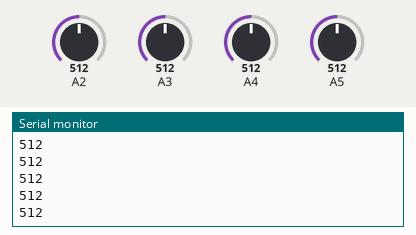
Bench run of a sketch on a simulated Arduino Uno, built with avr-gcc and run on an emulated ATmega328P. Shown: the last lines printed to the serial monitor. Inputs (shaded band) come from the test bench; at power-on: A2 = 512, A5 = 512, A3 = 512, A4 = 512.

Above: at 1.2 s.
1.3 s: A2 set to 716
At 2.3 s:
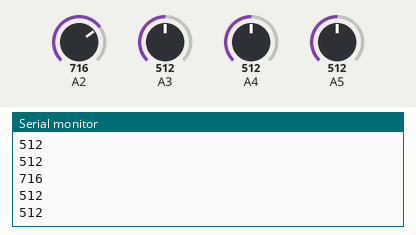
2.8 s: A5 set to 716
At 3.5 s:
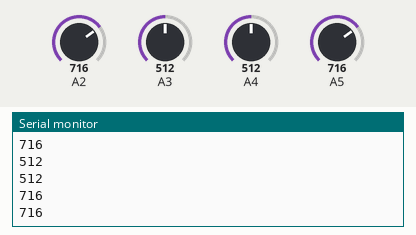
4.3 s: A3 set to 306
At 5.2 s:
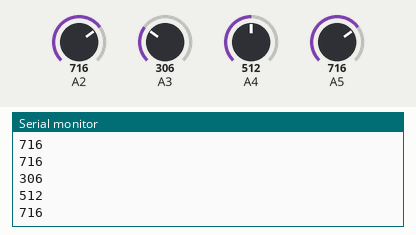
5.8 s: A4 set to 992
At 6.9 s:
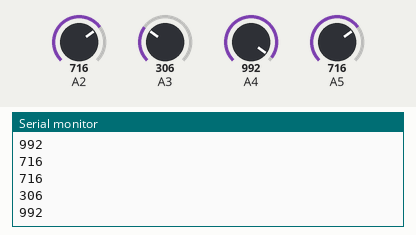
7.3 s: A3 set to 30
At 8.3 s:
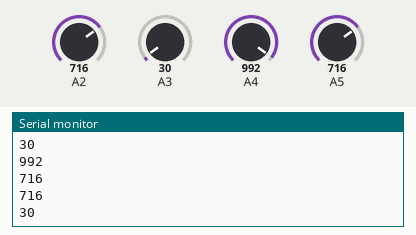
Timing chart, 0 to 9.8 s (numbered marks = the images above; inputs shaded):
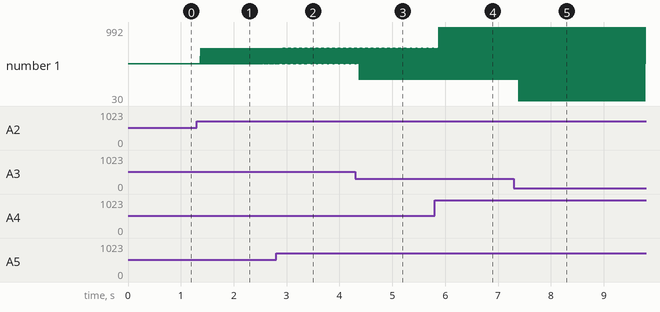

The sketch:

rf-to-serial-demo.ino
```cpp
//https://docs.arduino.cc/built-in-examples/basics/AnalogReadSerial
void setup() {
  // initialize serial communication at 9600 bits per second:
  Serial.begin(9600);
}

// the loop routine runs over and over again forever:
void loop() {
  // read the input on analog pin 0:
  int sensorValue1 = analogRead(A2);
  int sensorValue2 = analogRead(A3);
  int sensorValue3 = analogRead(A4);
  int sensorValue4 = analogRead(A5);
  // print out the value you read:
  Serial.println(sensorValue1);
  Serial.println(sensorValue2);
  Serial.println(sensorValue3);
  Serial.println(sensorValue4);
  delay(1);  // delay in between reads for stability
}
```

Measured:
- after the input at 1.3 s, the serial monitor: prints a new line after 0.07 s (image 1)
- after the input at 4.3 s, the serial monitor: prints a new line after 0.07 s (image 3)
- after the input at 5.8 s, the serial monitor: prints a new line after 0.08 s (image 4)
- after the input at 7.3 s, the serial monitor: prints a new line after 0.09 s (image 5)
